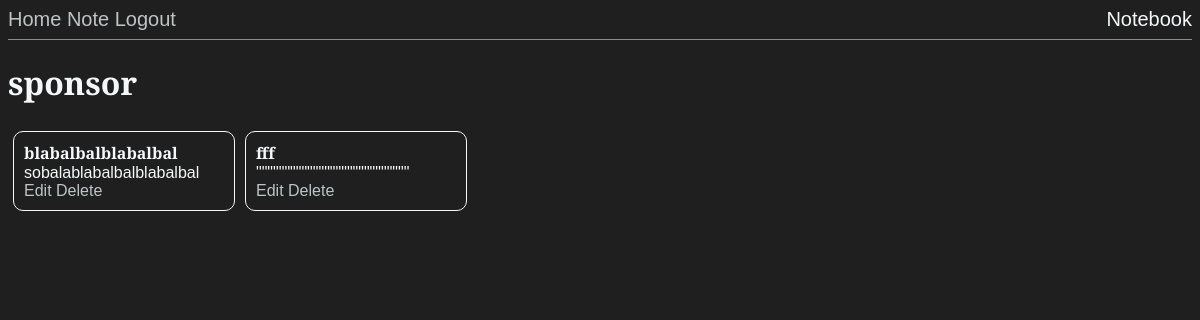
The page /index (signed in) on the database as committed earlier.
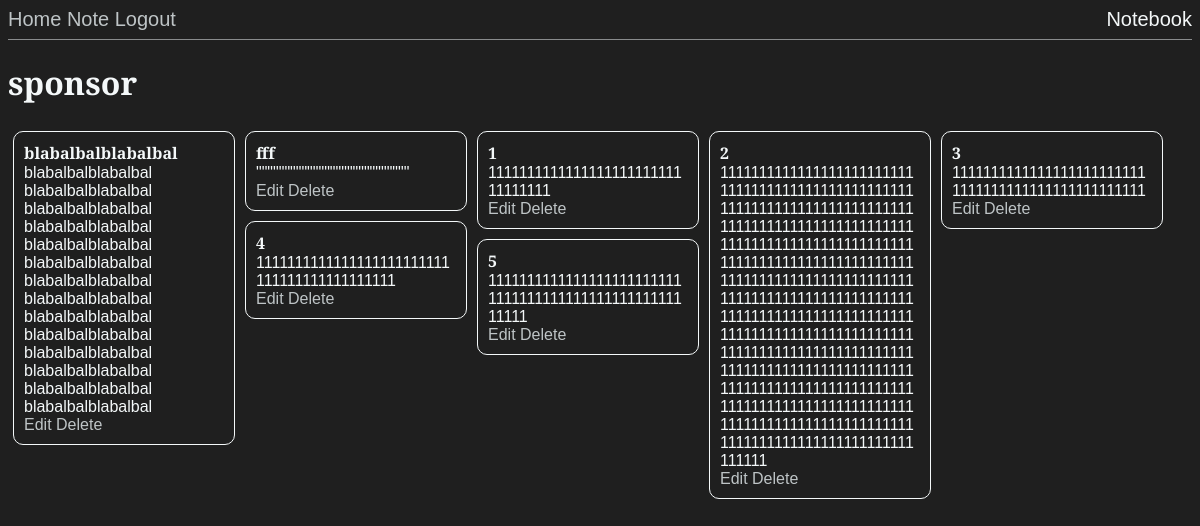
The same page on the database as committed later.
### app/models.py (models this page shows, shortened)
class User(UserMixin, db.Model):
    id = db.Column(db.Integer, primary_key=True)
    username = db.Column(db.String(64), index=True, unique=True)
    email = db.Column(db.String(120), index=True, unique=True)
    password_hash = db.Column(db.String(128))
    notes = db.relationship('Note', backref='author', lazy='dynamic')

class Note(db.Model):
    id = db.Column(db.Integer, primary_key=True)
    header = db.Column(db.String(64))
    body = db.Column(db.String(140))
    timestamp = db.Column(db.DateTime, index=True, default=datetime.utcnow)
    user_id = db.Column(db.Integer, db.ForeignKey('user.id'))

### app/routes.py (the view)
@app.route('/')
@app.route('/index')
@login_required
def index():
    user = User.query.filter_by(username=current_user.username).first_or_404()
    return render_template('index.html', title='Home', notes=push_notes(user))

### app/models.py (called while the page is built)
@login.user_loader
def load_user(id):
    return User.query.get(int(id))

### app/routes.py (called while the page is built)
def push_notes(user):
    all_notes = []
    notes = user.notes.all()
    for n in notes:
        all_notes.append({'id': n.id, 'header': n.header, 'body': n.body})
    return all_notes

### app/templates/index.html
{% extends "base.html" %}
{% block content %}
    <h1>{{ current_user.username }}</h1>
    <div class="note_blocks" data-masonry='{ "itemSelector": ".note_block" }'>
        {% for note in notes %}
            <div class="note_block"><p><b>{{ note.header }}</b></p> <p>{{ note.body }}</p>
                <p><a href="{{ url_for('note_edit', username=current_user.username, id=note.id) }}">Edit</a>
                <a href="{{ url_for('note_delete', username=current_user.username, id=note.id) }}">Delete</a></p>
            </div>
        {% endfor %}
    </div>
{% endblock %}

### app/templates/base.html (shortened to what this page needs)
<html>
<head>
    <link rel="stylesheet" type="text/css" href="{{ url_for('static', filename='css/styles.css') }}"/>
</head>
<body>
<header>
    <a href="{{ url_for('index') }}">Home</a>
    {% if current_user.is_anonymous %}
        <a href="{{ url_for('login') }}">Login</a>
    {% else %}
        <a href="{{ url_for('note', username=current_user.username) }}">Note</a>
        <a href="{{ url_for('logout') }}">Logout</a>
    {% endif %}
    <span>Notebook</span>
</header>
<hr>
<div class="content">
    {% block content %}{% endblock %}
</div>
</body>
</html>

### app/static/css/styles.css (style rules this page uses)
body { background-color: #1f1f1f; color: #f4f8f9; font-family: 'Alegreya Sans', sans-serif, "Lucida Sans Unicode"; text-align: justify; }
header { font-size: 20px; }
header span { float: right; }
a { color: #bec4c6; text-decoration: none; }
hr { border: 0; height: 1px; background: #f4f8f9; opacity: 0.5; }
.note_block p { margin: 0; word-wrap: break-word; }
.note_block { float: left; height: max-content; width: 200px; padding: 10px; border: 1px solid; border-radius: 10px; margin: 5px; }

Rows that differ between the two databases and show on the page:
changed Note "blabalbalblabalbal": body "sobalablabalbalblabalbal" → "blabalbalblabalbal blabalbalblabalbal blabalbalblabalbal blabalbalblabalbal blabalbalblabalbal blabalbalblabalbal blabalbalblabalbal blabalbalblabalbal blabalbalblabalbal blabalbalblabalbal blabalbalblabalbal blabalbalblabalbal blabalbalblabalbal blabalbalblabalbal"
added Note: header "1", body "111111111111111111111111111111111"
added Note: header "2", body "1111111111111111111111111111111111111111111111111111111111111111111111111111111111111111111111111111111111111111111111111111111111111111111111111111111111111111111111111111111111111111111111111111111111111111111111111111111111111111111111111111111111111111111111111111111111111111111111111111111111111111111111111111111111111111111111111111111111111111111111111111111111111111111111111111111111111111111111"
added Note: header "3", body "11111111111111111111111111111111111111111111111111"
added Note: header "4", body "1111111111111111111111111111111111111111111"
added Note: header "5", body "1111111111111111111111111111111111111111111111111111111"
